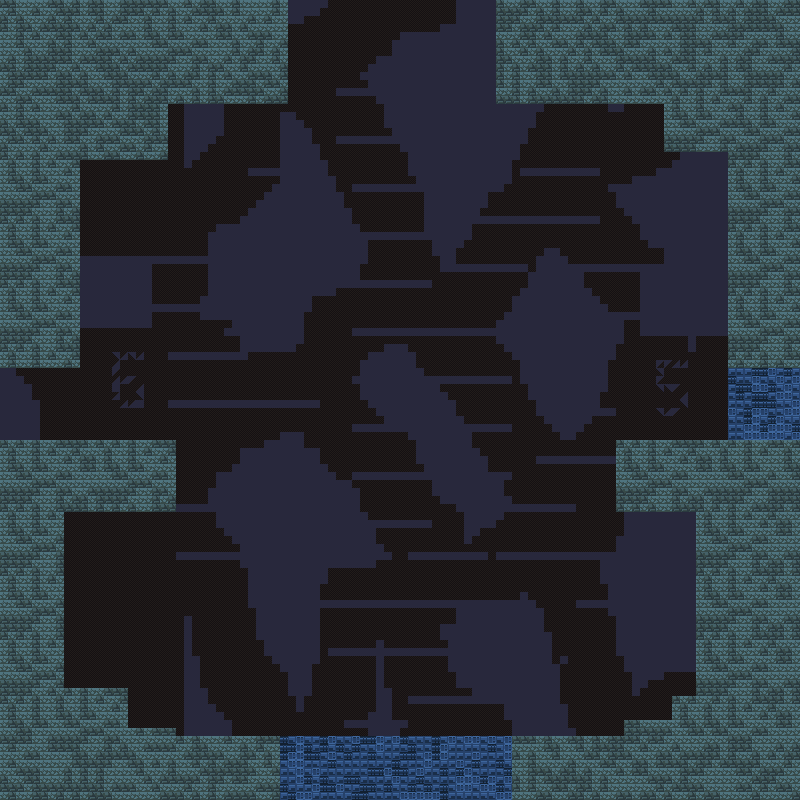

Rendered tile map (Tiled .tmx) drawn with the repository's tilesets; below, a short description and the map source with its tile grids summarised:
An orthogonal 100x100 tile map with 8x8 px tiles, 3 tile layers (Map, Flip, Foreground) and 8 objects (3x nanites, 2x spawnPoint, 2x portal, lightningBox).

<map version="1.2" tiledversion="2019.12.11" orientation="orthogonal" renderorder="right-down" compressionlevel="0" width="100" height="100" tilewidth="8" tileheight="8" infinite="0" backgroundcolor="#28283c" nextlayerid="7" nextobjectid="55">
 <editorsettings>
  <export target="../../src/maps/room05.json" format="json" />
 </editorsettings>
 <properties>
  <property name="Parallax0" value="labCaveWall" />
 </properties>
 <tileset firstgid="1" source="tiles.tsx" />
 <layer id="1" name="Map" width="100" height="100">
  <data>[10000 cells, 7813 non-empty, 13 distinct tile ids]</data>
 </layer>
 <layer id="4" name="Flip" width="100" height="100">
  <data>[10000 cells, 0 non-empty, 0 distinct tile ids]</data>
 </layer>
 <layer id="5" name="Foreground" width="100" height="100">
  <data>[10000 cells, 0 non-empty, 0 distinct tile ids]</data>
 </layer>
 <objectgroup id="3" name="effects and spawns">
  <object id="22" name="enterTop" type="spawnPoint" x="388.195" y="84.676">
   <point />
  </object>
  <object id="23" name="enterLeft" type="spawnPoint" x="68.3327" y="433.333">
   <point />
  </object>
  <object id="24" name="exitTop" type="portal" x="288.435" y="-3.912" width="207.333" height="36.6667">
   <properties>
    <property name="destinationMap" value="room04" />
    <property name="destinationSpawn" value="enterBottom" />
   </properties>
  </object>
  <object id="33" type="lightningBox" x="566.374" y="659.02" width="74.4733" height="3.32826" />
  <object id="51" name="exitLeft" type="portal" x="2.33335" y="375.667" width="45.3333" height="60.6667">
   <properties>
    <property name="destinationMap" value="room06" />
    <property name="destinationSpawn" value="enterRight" />
   </properties>
  </object>
 </objectgroup>
 <objectgroup id="6" name="game objects">
  <object id="48" name="NaniteCluster" type="nanites" gid="7" x="301.333" y="441.333" width="8" height="8">
   <properties>
    <property name="amount" type="int" value="40" />
   </properties>
  </object>
  <object id="49" name="NaniteCluster" type="nanites" gid="7" x="253.333" y="441.333" width="8" height="8">
   <properties>
    <property name="amount" type="int" value="30" />
   </properties>
  </object>
  <object id="50" name="NaniteCluster" type="nanites" gid="7" x="205.333" y="441.333" width="8" height="8">
   <properties>
    <property name="amount" type="int" value="70" />
   </properties>
  </object>
 </objectgroup>
</map>